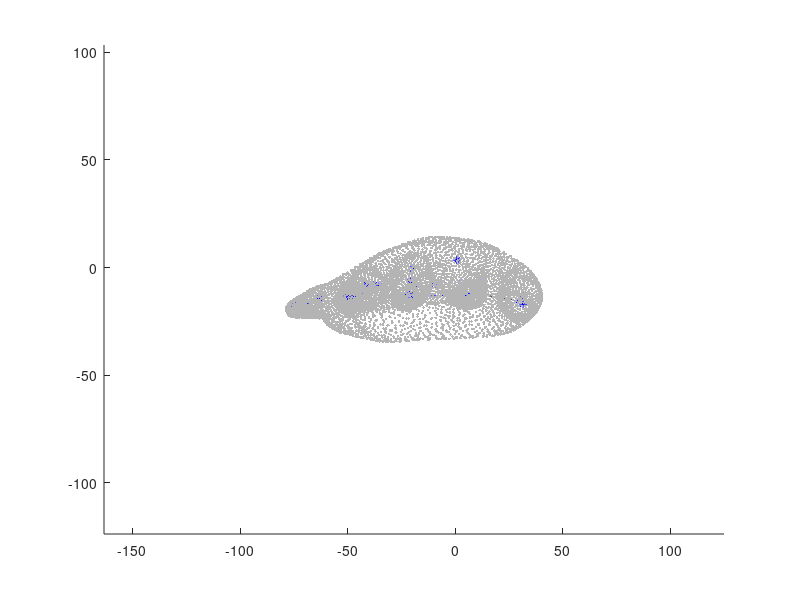

Source code (MATLAB): (Note: this script raises an error after producing the figure.)
clc; clear all;
addpath functions;
addpath(genpath('external'));
load('sg_mesh.mat');
load('weights_1.mat');
load('weights_2.mat');
centers = sg_mesh.centers; v_segment = sg_mesh.assignment; 
V = sg_mesh.vertices; F = sg_mesh.faces;
S = sg_mesh.bonestructure;

%% visualization
B = V;
A = centers;
figure()
hold on
axis equal
scatter3(B(:,1),B(:,2),B(:,3),'.', 'MarkerEdgeColor',[180/255, 180/255, 180/255])
plot3(A(:,1),A(:,2),A(:,3),'b*')
% plot3(A(1:4,1), A(1:4,2), A(1:4,3),'k-')
% plot3(A(5:8,1), A(5:8,2), A(5:8,3),'k-')
% plot3(A(9:12,1), A(9:12,2), A(9:12,3),'k-')
% plot3(A(13:16,1), A(13:16,2), A(13:16,3),'k-')
plot3(A(17:20,1), A(17:20,2), A(17:20,3),'k-')
% plot3(A([4 22],1),A([4 22],2),A([4 22],3),'b-')
% plot3(A([8 22],1),A([8 22],2),A([8 22],3),'b-')
% plot3(A([12 22],1),A([12 22],2),A([12 22],3),'b-')
% plot3(A([16 22],1),A([16 22],2),A([16 22],3),'b-')
plot3(A([20 22],1),A([20 22],2),A([20 22],3),'b-')
plot3(A([22 27],1),A([22 27],2),A([22 27],3),'k-')
hold off

%%

transforms = cell(1, 4);
for i = 1:8
    transforms{i} = eye(4);
end

%% Axes defining
axes = bone_axes_new(centers);






%%

axes_t = axes;
for i = 1:8
    axes_t{1,i}(1:3,1:3) = axes_t{1,i}(1:3,1:3)+axes_t{1,i}(1:3,4);
end     

% variables of axis end-point & center-point 
axes_x_pt = zeros(8,3); 
axes_y_pt = zeros(8,3); 
axes_z_pt = zeros(8,3); 
axes_center_pt = zeros(8,3);

for i = 1:8
    axes_x_pt(i,:) = axes_t{1,i}(1:3)';
end

for i = 1:8
    axes_y_pt(i,:) = axes_t{1,i}(5:7)';
end

for i = 1:8
    axes_z_pt(i,:) = axes_t{1,i}(9:11)';
end

for i = 1:8
    axes_center_pt(i,:) = axes_t{1,i}(13:15)';
end  




